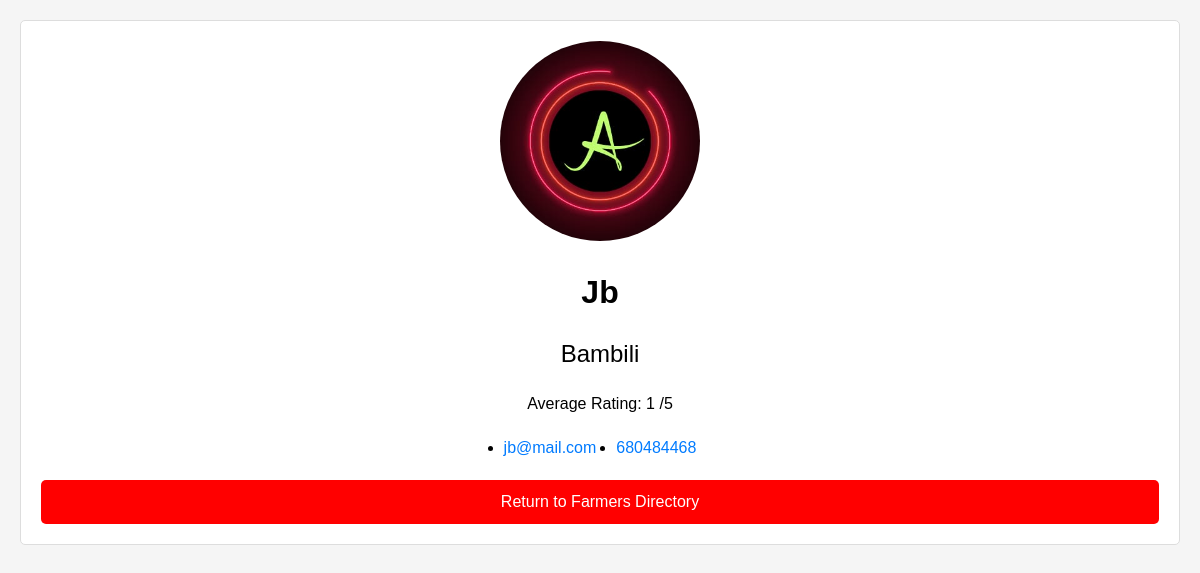
Page /users/farmer_profile.php?id=1 on the committed database.
### tables this page shows
CREATE TABLE `farmers` (
  `farmer_id` int(11) NOT NULL,
  `unique_id` text NOT NULL,
  `farmer_name` varchar(24) NOT NULL,
  `farmer_email` varchar(256) NOT NULL,
  `farmer_address` varchar(256) NOT NULL,
  `farmer_phone` varchar(13) NOT NULL,
  `farmer_password` varchar(256) NOT NULL,
  `profile_picture` varchar(256) NOT NULL DEFAULT 'work-1.png',
  `status` text NOT NULL DEFAULT 'Offline'
);

### includes/autoloader1.inc.php (called while the page is built, shortened)
<?php
function myAutoloader($className){
    $path = "../classes/";
    $extension = ".class.php";
    $fullPath = $path. $className. $extension;
}

### classes/products.class.php (called while the page is built, shortened)
<?php
class Products
{
    function __construct(){
        require_once(dirname(__FILE__).'/dbh.class.php');
        $db = new Dbh();
        $this->conn = $db->connectFirst();
    }
}

### classes/dbh.class.php (called while the page is built, shortened)
<?php
class Dbh{
    private $db_host = db_host;
    private $db_user = db_user;
    private $db_pwd = db_pwd;
    private $db_name = db_name;
    public function connectFirst(){
        $this->conn = mysqli_connect($this->db_host, $this->db_user, $this->db_pwd, $this->db_name);
        return $this->conn;
    }
}

### classes/farmers.class.php (called while the page is built, shortened)
<?php
class Farmers extends Products
{   protected function checkName($name){
        if (!preg_match("/^[a-zA-Z0-9]*$/",$name) || empty($name)) {
           return false;
        }
        return true;
    }
    public function getFarmerById($id){
        $stmt = $this->conn->prepare("SELECT *  FROM farmers WHERE farmer_id = ?;");
        $stmt->bind_param("i",$id);
        $stmt->execute();
        $result = $stmt->get_result();
        return $result;
    }
}

### classes/ratings.class.php (called while the page is built, shortened)
<?php
class Ratings extends Message {
    public function getAverageRating($farmerId) {
      $stmt = $this->conn->prepare("SELECT AVG(rating) FROM farmer_ratings WHERE farmer_id = ?");
      $stmt->bind_param("i", $farmerId);
      $stmt->execute();
      $result = $stmt->get_result();
      $avgRating = $result->fetch_row()[0];
      return $avgRating;
    }
  }

### users/farmer_profile.php (the view, shortened to what this page needs)
<?php
$id = $_GET['id'];
    include('../includes/autoloader1.inc.php');
    $farmers = new Farmers;
    $result = $farmers->getFarmerById($id);
    $farmer = mysqli_fetch_assoc($result);
    $rating = new Ratings;
    $result = $rating->getAverageRating($id);
?>
<!DOCTYPE html>
  <html lang="en">
  <head>
  </head>
  <body>
    <main>
      <div class="farmer-profile">
        <img src="../farmers/public/farmerProfileImages/work-1.png" alt="<?php echo $farmer['farmer_name']; ?>">
        <h1><?php echo $farmer['farmer_name']; ?></h1>
        <p class="location"><?php echo $farmer['farmer_address']; ?></p>
        <p class="description"><?php echo 'Average Rating: ' .round($result).' /5'; ?></p>
        <ul class="contact-info">
          <li><a href="mailto:<?php echo $farmer['farmer_email']; ?>"><?php echo $farmer['farmer_email']; ?></a></li>
          <li><a href="tel:<?php echo $farmer['farmer_phone']; ?>"><?php echo $farmer['farmer_phone']; ?></a></li>
        </ul>
        <a href="all_farmers.php" class="return-link">Return to Farmers Directory</a>
      </div>
    </main>
  </body>
</html>

### users/farmer_profile.php (style rules this page uses)
* { box-sizing: border-box; margin: 0; padding: 0; }
body { font-family: Arial, sans-serif; font-size: 16px; line-height: 1.5; background-color: #f5f5f5; }
main { max-width: 1200px; margin: 0 auto; padding: 20px; }
.farmer-profile { background-color: #fff; border: 1px solid #ddd; border-radius: 5px; padding: 20px; text-align: center; }
.farmer-profile img { width: 200px; height: 200px; object-fit: cover; border-radius: 50%; }
.farmer-profile h1 { margin: 20px 0; font-size: 32px; font-weight: bold; }
.farmer-profile p.location { margin-bottom: 20px; font-size: 24px; }
.farmer-profile p.description { margin-bottom: 20px; font-size: 16px; }
.contact-info { display: flex; justify-content: center; margin-top: 20px; }
.contact-info li { margin: 0 10px; font-size: 16px; }
.contact-info li a { color: #007bff; text-decoration: none; }
.return-link { display: block; margin-top: 20px; padding: 10px; border: none; border-radius: 5px; font-size: 16px; color: #fff; background-color: red; text-align: center; text-decoration: none; cursor: pointer; }

### rows in the picture
farmers: farmer_name "Jb", farmer_address "Bambili", farmer_email "jb@mail.com", farmer_phone "680484468"

### other values in the picture
$result "1"
